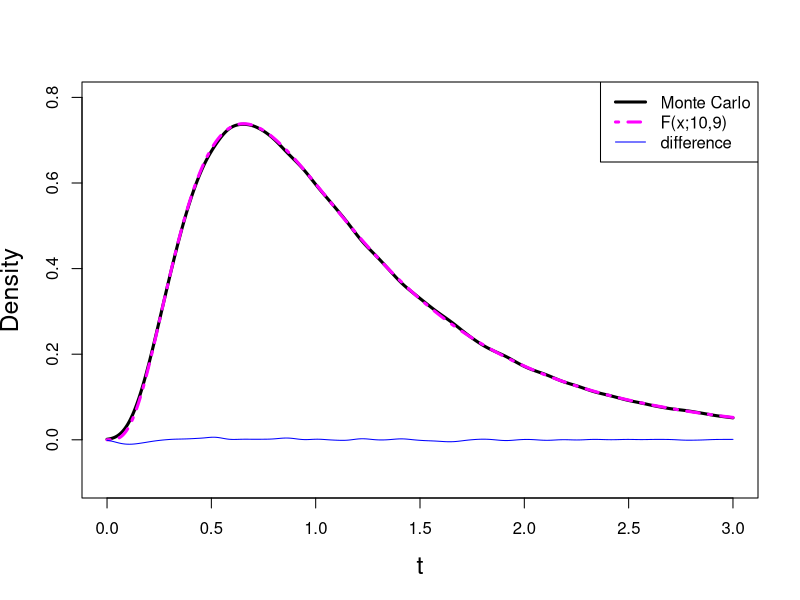

R code for this plot:
print('file: MC-F-PDFs-VRTnormal.R')
# variance ratio test for sampling from normal PDFs (Monte Carlo simulation)
# purpose: Estimate PDF of F with Monte Carlo simulations under the assumption that
#          the samples stem from normal PDFs with different means, however, equal variances
set.seed(1953) # set seed for random number generators
m=11; n=10 #   sample sizes
my.Fsimulation=function(){ # generate random samples from discrete uniform PD
  z1=rnorm(m,mean=1,sd=1.5); z2=rnorm(n,mean=2,sd=1.5); F.stats = var(z1)/var(z2)}
Fstat.vector=replicate(1e6,my.Fsimulation())
out = density(Fstat.vector,from=0,to=3)  # note: specify the range for density estimation
xd = out$x; yd = out$y; yF = df(xd,df1=m-1,df2=n-1); d = yF-yd
sflag = 1
if(sflag == 1) {
  # png('VartestuniformPDnorm170704.png',width=16,height=12,units='cm',res=300)
  plot(xd,yd,type='l',xlim=c(0,3),ylim=c(-0.1,0.8),lwd=3,main='',xlab='t',
       ylab='Density',col='black',cex.lab=1.5)
  lines(xd,yF,col='magenta',lwd=3,lty=4)
  lines(xd,d,col='blue',lty=1)
  legend('topright',c('Monte Carlo','F(x;10,9)','difference'),lwd=c(3,3,1),
         col=c('black','magenta','blue'),lty=c(1,4,1))
  # dev.off()
}
